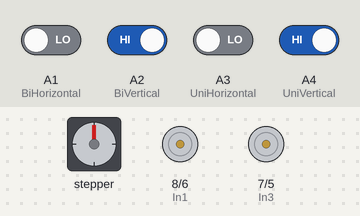
A sketch run on a simulated Arduino Uno, built with avr-gcc and run on an emulated ATmega328P. On the bench: stepper motor, motor-driver pin pairs drawn as motors (green arrow = first pin HIGH = forward, orange = second pin HIGH = backward, longer = more drive, scaled by the enable pin). Wiring (inferred from the names in the program): stepper motor (2048 steps per turn assumed): coils pin 10, pin 12, pin 11, pin 13. The test bench sets the inputs (shaded band); at power-on: A2 (BiVertical), A4 (UniVertical) HIGH, A1 (BiHorizontal), A3 (UniHorizontal) LOW.

Above: at 0.1 s.
1.9 s: A4 (UniVertical) driven LOW
At 2.35 s:
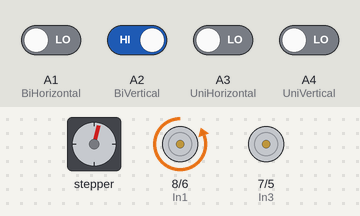
4.9 s: A2 (BiVertical) driven LOW
At 5.5 s:
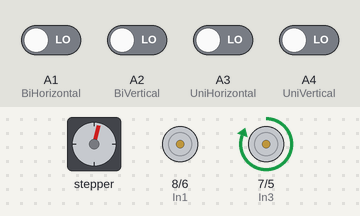
6.4 s: A3 (UniHorizontal) driven HIGH
At 7.85 s:
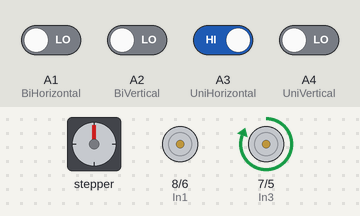
9.4 s: A3 (UniHorizontal) driven LOW
At 10.6 s:
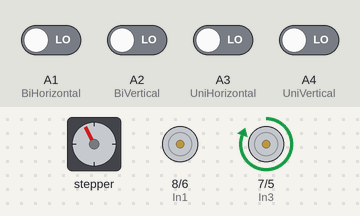
10.9 s: A1 (BiHorizontal) driven HIGH
At 11.56 s:
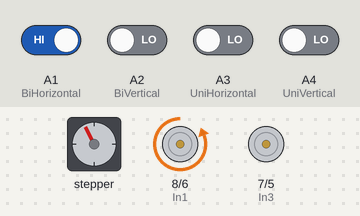
13.9 s: A1 (BiHorizontal) driven LOW
At 14.9 s:
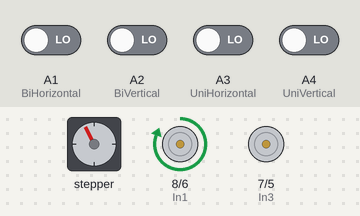
Timing chart, 0 to 16.4 s (numbered marks = the images above; inputs shaded):
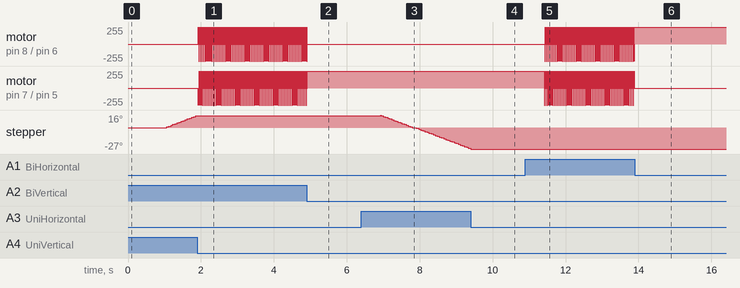

The sketch:

mode1.ino
```cpp
int enableAPin = 4;
int enableBPin = 9;
int In4 = 5; // bipolar motor pins
int In3 = 7;
int In2 = 6;
int In1 = 8;

int UniApin = 10; // unipolar motor pins
int UniBpin = 11;
int UniCpin = 12;
int UniDpin = 13;

int BiHorizontal = A1; //left left <- photo interrupter pins
int BiHorizontalVal = 0;
int BiVertical = A2; //left mid
int BiVerticalVal = 0;
int UniHorizontal = A3; // right mid
int UniHorizontalVal = 0;
int UniVertical = A4; // right right
int UniVerticalVal = 0;

int delayTime = 10;


void UniCW() {
  //Serial.println('Move Unipolar Clockwise');
  digitalWrite(UniApin, HIGH);
  digitalWrite(UniCpin, LOW);
  digitalWrite(UniBpin, LOW);
  digitalWrite(UniDpin, LOW);
  delay(delayTime);
  digitalWrite(UniApin, LOW);
  digitalWrite(UniCpin, HIGH);
  digitalWrite(UniBpin, LOW);
  digitalWrite(UniDpin, LOW);
  delay(delayTime);
  digitalWrite(UniApin, LOW);
  digitalWrite(UniCpin, LOW);
  digitalWrite(UniBpin, HIGH);
  digitalWrite(UniDpin, LOW);
  delay(delayTime);
  digitalWrite(UniApin, LOW);
  digitalWrite(UniCpin, LOW);
  digitalWrite(UniBpin, LOW);
  digitalWrite(UniDpin, HIGH);
  delay(delayTime);
}

void UniACW() {
  //Serial.println('Move Unipolar Anti Clockwise');

  digitalWrite(UniApin, HIGH);
  digitalWrite(UniCpin, LOW);
  digitalWrite(UniBpin, LOW);
  digitalWrite(UniDpin, LOW);
  delay(delayTime);
  digitalWrite(UniApin, LOW);
  digitalWrite(UniCpin, LOW);
  digitalWrite(UniBpin, LOW);
  digitalWrite(UniDpin, HIGH);
  delay(delayTime);
  digitalWrite(UniApin, LOW);
  digitalWrite(UniCpin, LOW);
  digitalWrite(UniBpin, HIGH);
  digitalWrite(UniDpin, LOW);
  delay(delayTime);
  digitalWrite(UniApin, LOW);
  digitalWrite(UniCpin, HIGH);
  digitalWrite(UniBpin, LOW);
  digitalWrite(UniDpin, LOW);
  delay(delayTime);
}

void BiCW() {
  //Serial.println('Move Bipolar Clockwise');

  digitalWrite(In4, HIGH);
  digitalWrite(In3, LOW);
  digitalWrite(In2, LOW);
  digitalWrite(In1, LOW);
  delay(delayTime);
  digitalWrite(In4, LOW);
  digitalWrite(In3, HIGH);
  digitalWrite(In2, LOW);
  digitalWrite(In1, LOW);
  delay(delayTime);
  digitalWrite(In4, LOW);
  digitalWrite(In3, LOW);
  digitalWrite(In2, HIGH);
  digitalWrite(In1, LOW);
  delay(delayTime);
  digitalWrite(In4, LOW);
  digitalWrite(In3, LOW);
  digitalWrite(In2, LOW);
  digitalWrite(In1, HIGH);
  delay(delayTime);
}

void BiACW() {
  //Serial.println('Move Bipolar Anti Clockwise');

  digitalWrite(In4, HIGH);
  digitalWrite(In3, LOW);
  digitalWrite(In2, LOW);
  digitalWrite(In1, LOW);
  delay(delayTime);
  digitalWrite(In4, LOW);
  digitalWrite(In3, LOW);
  digitalWrite(In2, LOW);
  digitalWrite(In1, HIGH);
  delay(delayTime);
  digitalWrite(In4, LOW);
  digitalWrite(In3, LOW);
  digitalWrite(In2, HIGH);
  digitalWrite(In1, LOW);
  delay(delayTime);
  digitalWrite(In4, LOW);
  digitalWrite(In3, HIGH);
  digitalWrite(In2, LOW);
  digitalWrite(In1, LOW);
  delay(delayTime);

}

void setup() {
  // put your setup code here, to run once:
  Serial.begin(9600);

  pinMode(BiHorizontal, INPUT);
  pinMode(BiVertical, INPUT);
  pinMode(UniHorizontal, INPUT);
  pinMode(UniVertical, INPUT);

  pinMode(enableAPin, OUTPUT);
  pinMode(enableBPin, OUTPUT);

  pinMode(In4, OUTPUT);
  pinMode(In3, OUTPUT);
  pinMode(In2, OUTPUT);
  pinMode(In1, OUTPUT);

  pinMode(UniApin, OUTPUT);
  pinMode(UniBpin, OUTPUT);
  pinMode(UniCpin, OUTPUT);
  pinMode(UniDpin, OUTPUT);

  digitalWrite(enableAPin, HIGH);
  digitalWrite(enableBPin, HIGH);
}

void loop() {
  // put your main code here, to run repeatedly:

  BiHorizontalVal = digitalRead(BiHorizontal);
  UniHorizontalVal = digitalRead(UniHorizontal);
  while (true) {
    if(BiHorizontalVal == 1){
      BiCW();
    }
    if(UniHorizontalVal == 1){
      UniCW();
    }
    if(!BiHorizontalVal && !UniHorizontalVal){
      break;
    }
    BiHorizontalVal = digitalRead(BiHorizontal);
    UniHorizontalVal = digitalRead(UniHorizontal);
  }
  //UniOff();
  //BiOff();
  delay(1000);

  //Serial.println('Restart Done');

  BiVerticalVal = digitalRead(BiVertical);
  UniVerticalVal = digitalRead(UniVertical);

  //Serial.println('Uni Step 1');
  while(true){
    UniVerticalVal = digitalRead(UniVertical);
    if(UniVerticalVal==0){
      break;
    }
    UniCW();
  }


  //Serial.println('Bi Step 1');
  while(true){

    BiVerticalVal = digitalRead(BiVertical);
    if(BiVerticalVal==0){
      break;
    }
    BiACW();
  }
  //BiOff();

  //Serial.println('Uni Step 2');
  while(true){
    UniHorizontalVal = digitalRead(UniHorizontal);
    if(UniHorizontalVal==0){
      break;
    }
    UniACW();
  }
  //UniOff();

  //Serial.println('Bi Step 2');
  while(true){
    BiHorizontalVal = digitalRead(BiHorizontal);
    if(BiHorizontalVal==0){
      break;
    }
    BiCW();
  }
  //BiOff();
}
```

Measured:
- after the input at 1.9 s, motor on pin 8 (In1) / pin 6 (In2): stopped → forward 255/255 at once, then repeats every 0.04 s: backward 255/255 0.01 s, stopped 0.02 s, forward 255/255 0.01 s; motor on pin 7 (In3) / pin 5 (In4): stopped → backward 255/255 at once, then repeats every 0.04 s: stopped 0.02 s, forward 255/255 0.01 s, backward 255/255 0.01 s
- after the input at 4.9 s, motor on pin 8 (In1) / pin 6 (In2): goes on until 4.9 s, then stays stopped; motor on pin 7 (In3) / pin 5 (In4): goes on until 4.9 s, then stays forward 255/255
- after the input at 9.4 s, stepper: stops changing and stays -27°
- after the input at 13.9 s, motor on pin 8 (In1) / pin 6 (In2): stops changing and stays forward 255/255; motor on pin 7 (In3) / pin 5 (In4): stops changing and stays stopped
- by itself, stepper: keeps turning clockwise at about 19°/s
